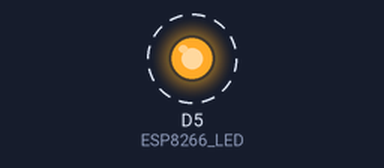
Bench run of a sketch on a simulated ESP8266 (NodeMCU). Shown: output pins drawn as LEDs (lit = HIGH). Dashed ring = blinking.

Above: at 0.2 s.
Timing chart, 0 to 3.0 s (numbered marks = the images above):
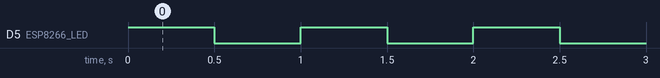

Measured:
- by itself, D5 (ESP8266_LED): alternates HIGH for 0.50 s and LOW for 0.50 s

The sketch:

ejemplo1-nodemcu.ino
```cpp
// Ejemplo tomado de: https://learn.sparkfun.com/tutorials/esp8266-thing-hookup-guide/all#powering-the-thing

#define ESP8266_LED D5

void setup()
{
  pinMode(ESP8266_LED, OUTPUT);
}

void loop()
{
  digitalWrite(ESP8266_LED, HIGH);
  delay(500);
  digitalWrite(ESP8266_LED, LOW);
  delay(500);
}
```
